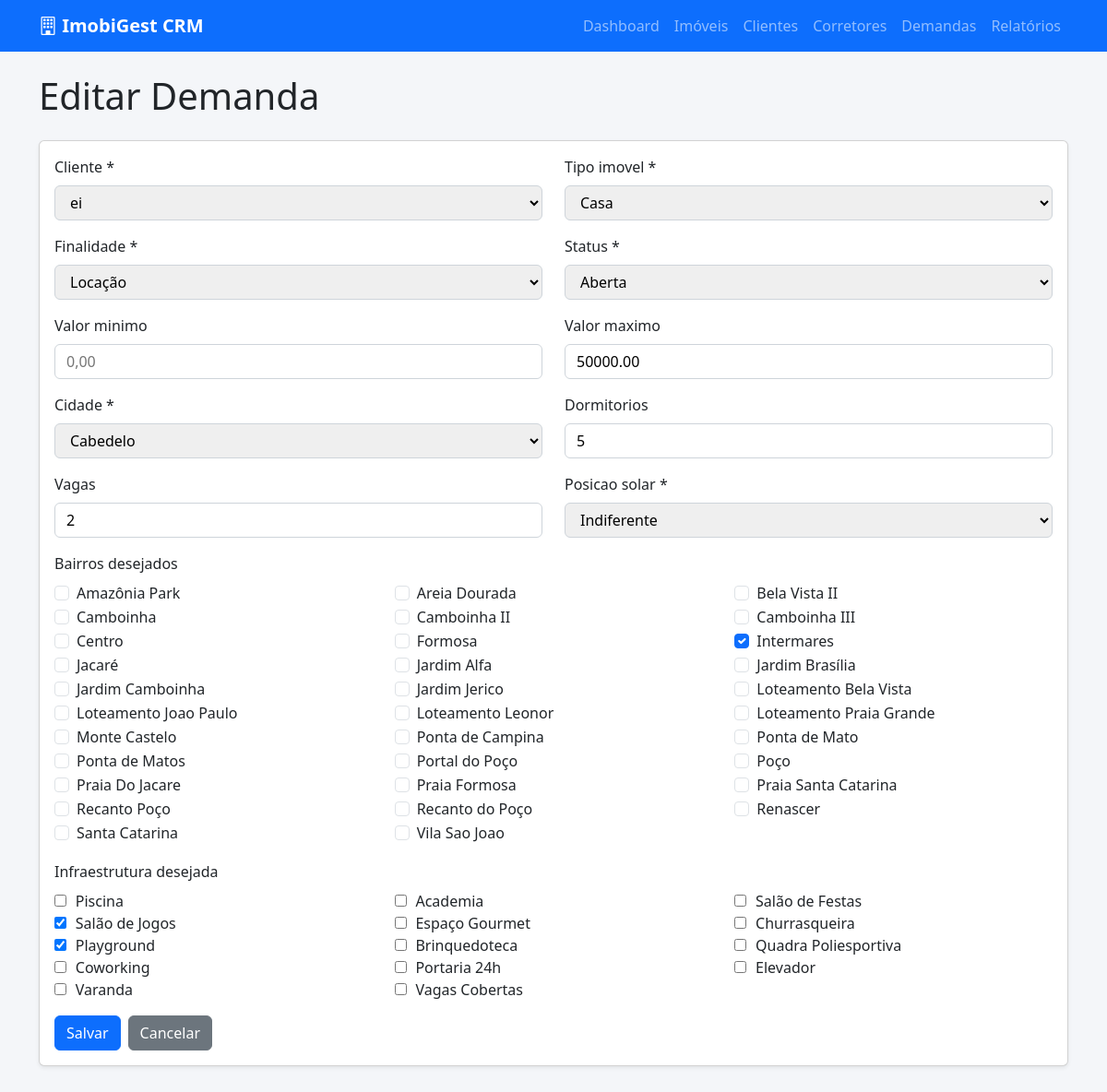
The page /demandas/editar/1/ on the database as committed earlier.
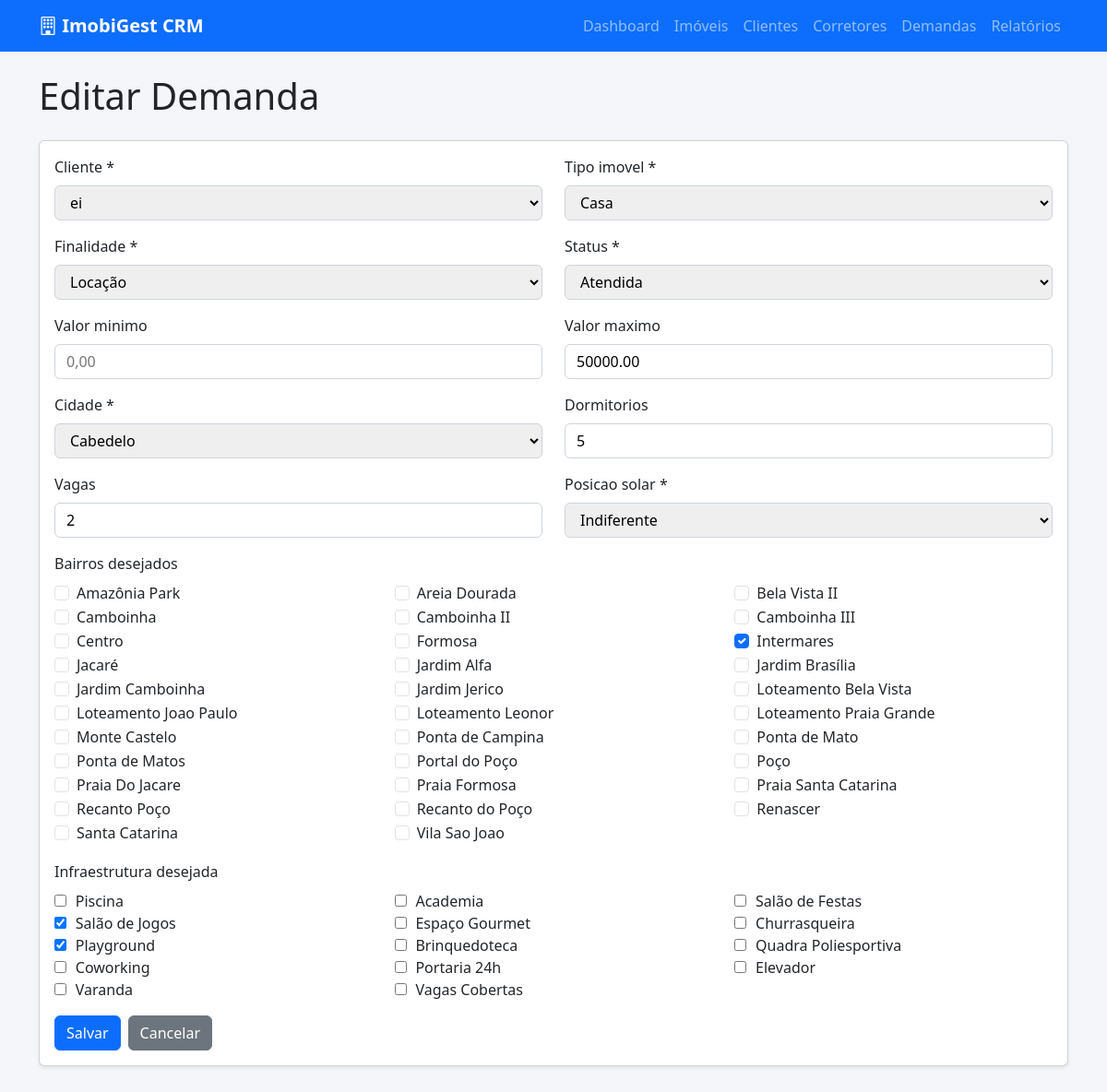
The same page on the database as committed later.
### apps/imoveis/models.py (models this page shows, shortened)
class DemandaCliente(models.Model):
    TIPO_CHOICES = [
        ('casa', 'Casa'),
        ('apartamento', 'Apartamento'),
        ('cobertura', 'Cobertura'),
        ('terreno', 'Terreno'),
        ('comercial', 'Comercial'),
    ]
    FINALIDADE_CHOICES = [
        ('venda', 'Venda'),
        ('locacao', 'Locação'),
    ]
    STATUS_CHOICES = [
        ('aberta', 'Aberta'),
        ('atendida', 'Atendida'),
    ]
    cliente = models.ForeignKey('Cliente', on_delete=models.CASCADE)
    tipo_imovel = models.CharField(max_length=30, choices=TIPO_CHOICES)
    finalidade = models.CharField(max_length=20, choices=FINALIDADE_CHOICES)
    status = models.CharField(max_length=20, choices=STATUS_CHOICES, default='aberta')
    valor_minimo = models.DecimalField(max_digits=12, decimal_places=2, null=True, blank=True)
    valor_maximo = models.DecimalField(max_digits=12, decimal_places=2, null=True, blank=True)
    cidade = models.CharField(max_length=50, choices=CIDADE_CHOICES, default='João Pessoa')
    bairro = models.CharField(max_length=100, blank=True, null=True)
    bairros = models.CharField(max_length=500, blank=True, null=True, help_text='Bairros separados por vírgula')
    dormitorios = models.IntegerField(null=True, blank=True)
    vagas = models.IntegerField(null=True, blank=True)
    posicao_solar = models.CharField(
        max_length=15,
        choices=[
            ('nascente', 'Nascente'),
            ('sul', 'Sul'),
            ('poente', 'Poente'),
            ('indiferente', 'Indiferente'),
        ],
        default='indiferente',
    )
    infraestrutura = models.ManyToManyField('Infraestrutura', blank=True)
    criado_em = models.DateTimeField(auto_now_add=True)
    def get_bairros_lista(self):
        if self.bairros:
            return [b.strip() for b in self.bairros.split(',') if b.strip()]
        if self.bairro:
            return [self.bairro]
        return []

### apps/demandas/views.py (the view)
# urls.py: path('editar/<int:pk>/', DemandaUpdateView.as_view(), name='update'),
class DemandaUpdateView(DemandaFormMixin, UpdateView):
    model = DemandaCliente
    form_class = DemandaForm
    template_name = 'demandas/form.html'
    success_url = reverse_lazy('demandas:list')

### apps/demandas/views.py (called while the page is built)
    def get_context_data(self, **kwargs):
        context = super().get_context_data(**kwargs)
        if self.object and self.object.pk:
            context['bairros_selecionados_json'] = json.dumps(self.object.get_bairros_lista())
        return context

### apps/imoveis/localidades.py (called while the page is built)
def bairros_da_cidade(cidade):
    vistos = set()
    resultado = []
    for bairro in BAIRROS.get(cidade, []):
        if bairro not in vistos:
            vistos.add(bairro)
            resultado.append(bairro)
    return resultado

### apps/imoveis/mixins.py (called while the page is built)
    def get_context_data(self, **kwargs):
        context = super().get_context_data(**kwargs)
        context['bairros_json'] = BAIRROS
        context['bairros_selecionados_json'] = '[]'
        return context

### apps/imoveis/models.py (called while the page is built)
    def __str__(self):
        return self.nome

    def __str__(self):
        return self.nome

### apps/demandas/templates/demandas/form.html (shortened to what this page needs)
{% extends 'base.html' %}
{% block content %}
<h1 class="mb-4">{% if object %}Editar{% else %}Nova{% endif %} Demanda</h1>
<div class="card shadow-sm">
    <div class="card-body">
        <form method="post">
            <div class="row">
                {% for field in form %}
                {% if field.name != 'infraestrutura' and field.name != 'bairros_selecionados' %}
                <div class="col-md-6 mb-3">
                    <label class="form-label">{{ field.label }}{% if field.field.required %} *{% endif %}</label>
                    {{ field }}
                </div>
                {% endif %}
                {% endfor %}
                <div class="col-12 mb-3">
                    <label class="form-label">Bairros desejados</label>
                    <div id="bairros-container" class="row"></div>
                </div>
                <div class="col-12 mb-3">
                    <label class="form-label">Infraestrutura desejada</label>
                    <div class="row">
                        {% for checkbox in form.infraestrutura %}
                        <div class="col-md-4 col-sm-6">{{ checkbox }}</div>
                        {% endfor %}
                    </div>
                </div>
            </div>
            <div class="d-flex gap-2">
                <button class="btn btn-primary">Salvar</button>
                <a href="{% url 'demandas:list' %}" class="btn btn-secondary">Cancelar</a>
            </div>
        </form>
    </div>
</div>
{% endblock %}

Rows that differ between the two databases and show on the page:
changed DemandaCliente "ei": status "Aberta" → "Atendida"
